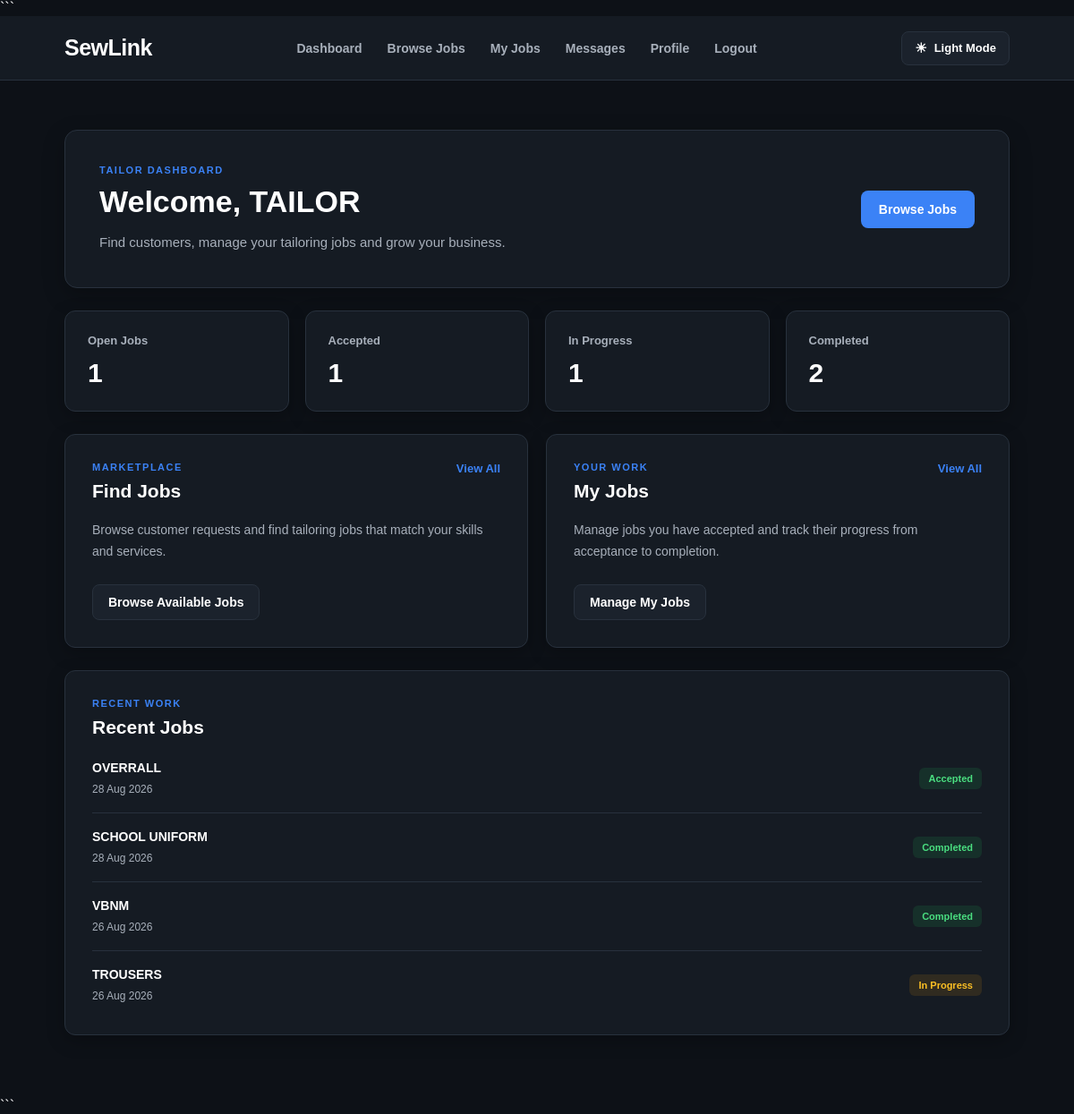
Before: /tailor/dashboard/ (signed in) with the older database file.
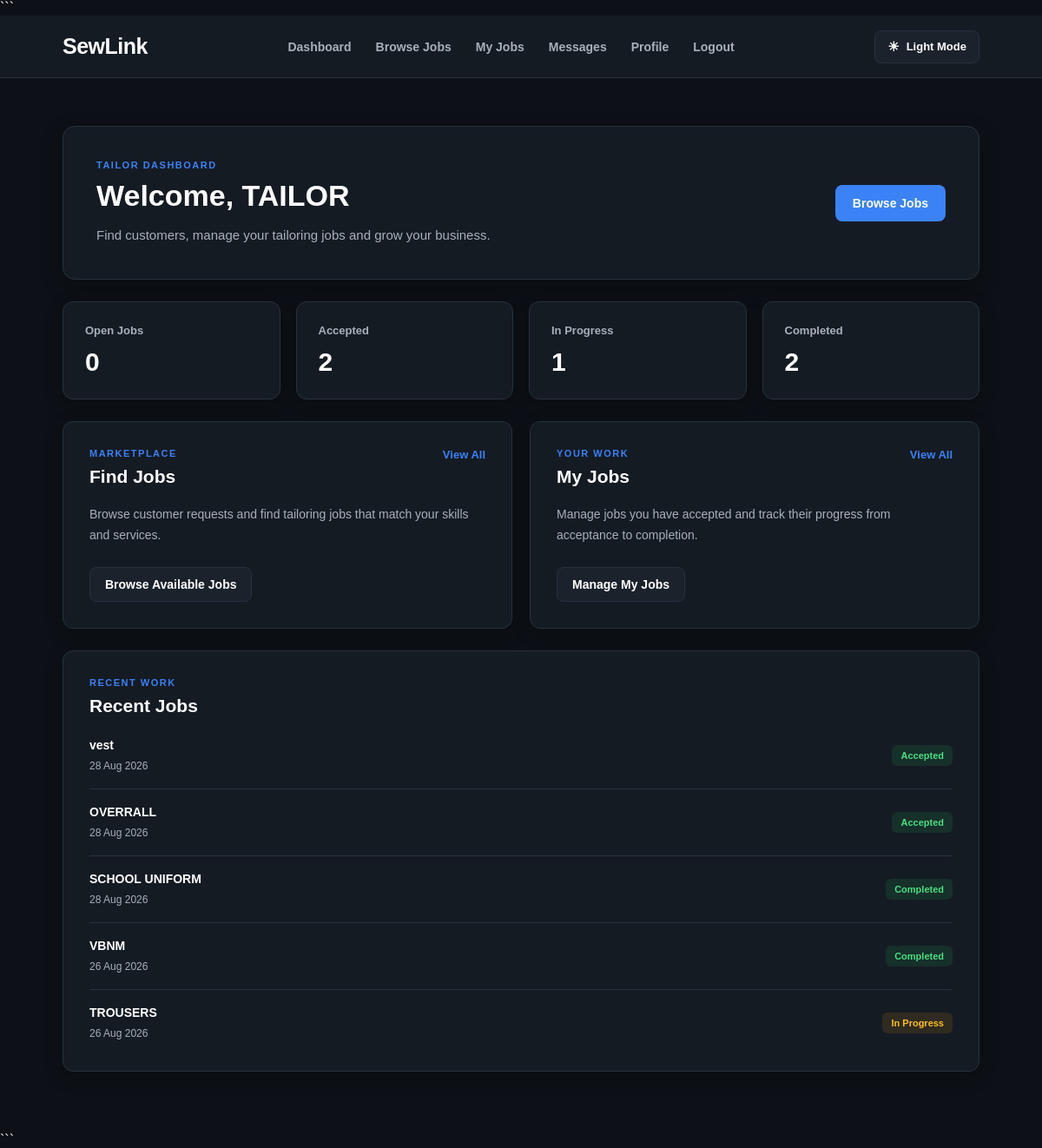
After: the same page with the newer database file.
### JobApp/models.py (models this page shows, shortened)
class Job(models.Model):
    CATEGORY_CHOICES = [
        ('tailoring', 'Tailoring'),
        ('alteration', 'Clothing Alteration'),
        ('repair', 'Clothing Repair'),
        ('embroidery', 'Embroidery'),
        ('design', 'Clothing Design'),
        ('other', 'Other'),
    ]
    STATUS_CHOICES = [
        ('open', 'Open'),
        ('pending', 'Pending'),
        ('accepted', 'Accepted'),
        ('rejected', 'Rejected'),
        ('in_progress', 'In Progress'),
        ('completed', 'Completed'),
        ('cancelled', 'Cancelled'),
    ]
    customer = models.ForeignKey(
        CustomerProfile,
        on_delete=models.CASCADE,
        related_name='jobs'
    )
    tailor = models.ForeignKey(
        TailorProfile,
        on_delete=models.SET_NULL,
        null=True,
        blank=True,
        related_name='jobs'
    )
    service = models.ForeignKey(
        Service,
        on_delete=models.SET_NULL,
        null=True,
        blank=True,
        related_name='jobs'
    )
    title = models.CharField(max_length=200)
    description = models.TextField()
    category = models.CharField(
        max_length=30,
        choices=CATEGORY_CHOICES,
        default='tailoring'
    )
    budget = models.DecimalField(
        max_digits=10,
        decimal_places=2,
        null=True,
        blank=True
    )
    agreed_price = models.DecimalField(
        max_digits=10,
        decimal_places=2,
        null=True,
        blank=True
    )
    deadline = models.DateField(
        null=True,
        blank=True
    )
    requested_date = models.DateField(
        null=True,
        blank=True
    )
    location = models.CharField(
        max_length=150
    )
    reference_image = models.ImageField(
        upload_to='job_references/',
        blank=True,
        null=True
    )
    status = models.CharField(
        max_length=20,
        choices=STATUS_CHOICES,
        default='open'
    )
    created_at = models.DateTimeField(
        auto_now_add=True
    )
    updated_at = models.DateTimeField(
        auto_now=True
    )

### TailorApp/views.py (the view)
# urls.py: path('dashboard/', views.dashboard, name='dashboard'),
@login_required
def dashboard(request):
    tailor = get_object_or_404(TailorProfile, user=request.user)
    my_jobs = Job.objects.filter(tailor=tailor)
    open_jobs = Job.objects.filter(status='open').count()
    accepted_jobs = my_jobs.filter(status='accepted').count()
    in_progress_jobs = my_jobs.filter(status='in_progress').count()
    completed_jobs = my_jobs.filter(status='completed').count()
    recent_jobs = my_jobs.order_by('-created_at')[:5]
    return render(request, 'TailorApp/tailor_dashboard.html', {
        'tailor': tailor,
        'open_jobs': open_jobs,
        'accepted_jobs': accepted_jobs,
        'in_progress_jobs': in_progress_jobs,
        'completed_jobs': completed_jobs,
        'recent_jobs': recent_jobs,
    })

### TailorApp/templates/TailorApp/tailor_dashboard.html (shortened to what this page needs)
{% load static %}
<!DOCTYPE html>
<html lang="en">
<head>
    <link rel="stylesheet" href="{% static 'css/tailor_dashboard.css' %}">
</head>
<body>
```
<header class="navbar">
    <div class="logo">SewLink</div>
    <nav>
        <a href="{% url 'TailorApp:dashboard' %}">Dashboard</a>
        <a href="{% url 'JobApp:tailor_job_list' %}">Browse Jobs</a>
        <a href="{% url 'JobApp:tailor_my_jobs' %}">My Jobs</a>
        <a href="#">Messages</a>
        <a href="#">Profile</a>
        <a href="{% url 'AuthenticationApp:logout' %}">Logout</a>
    </nav>
    <button type="button" class="theme-toggle" id="themeToggle">
        <span id="themeIcon">☀</span>
        <span id="themeText">Light Mode</span>
    </button>
</header>
<main class="dashboard">
    <section class="welcome">
        <div>
            <p class="eyebrow">TAILOR DASHBOARD</p>
            <h1>Welcome, {{ request.user.username }}</h1>
            <p>
                Find customers, manage your tailoring jobs and grow your business.
            </p>
        </div>
        <a href="{% url 'JobApp:tailor_job_list' %}" class="primary-button">
            Browse Jobs
        </a>
    </section>
    <section class="stats">
        <div class="stat-card">
            <span>Open Jobs</span>
            <strong>{{ open_jobs }}</strong>
        </div>
        <div class="stat-card">
            <span>Accepted</span>
            <strong>{{ accepted_jobs }}</strong>
        </div>
        <div class="stat-card">
            <span>In Progress</span>
            <strong>{{ in_progress_jobs }}</strong>
        </div>
        <div class="stat-card">
            <span>Completed</span>
            <strong>{{ completed_jobs }}</strong>
        </div>
    </section>
    <section class="content-grid">
        <div class="card">
            <div class="card-header">
                <div>
                    <p class="eyebrow">MARKETPLACE</p>
                    <h2>Find Jobs</h2>
                </div>
                <a href="{% url 'JobApp:tailor_job_list' %}">
                    View All
                </a>
            </div>
            <p>
                Browse customer requests and find tailoring jobs that match
                your skills and services.
            </p>
            <a href="{% url 'JobApp:tailor_job_list' %}" class="secondary-button">
                Browse Available Jobs
            </a>
        </div>
        <div class="card">
            <div class="card-header">
                <div>
                    <p class="eyebrow">YOUR WORK</p>
                    <h2>My Jobs</h2>
                </div>
                <a href="{% url 'JobApp:tailor_my_jobs' %}">
                    View All
                </a>
            </div>
            <p>
                Manage jobs you have accepted and track their progress
                from acceptance to completion.
            </p>
            <a href="{% url 'JobApp:tailor_my_jobs' %}" class="secondary-button">
                Manage My Jobs
            </a>
        </div>
    </section>
    <section class="card activity">
        <div class="card-header">
            <div>
                <p class="eyebrow">RECENT WORK</p>
                <h2>Recent Jobs</h2>
            </div>
        </div>
        {% if recent_jobs %}
            <div class="jobs">
                {% for job in recent_jobs %}
                    <div class="job">
                        <div>
                            <strong>{{ job.title }}</strong>
                            <small>{{ job.created_at|date:"d M Y" }}</small>
                        </div>
                        <span class="status status-{{ job.status }}">
                            {{ job.get_status_display }}
                        </span>
                    </div>
                {% endfor %}
            </div>
        {% else %}
            <div class="empty-state">
                <h3>No jobs yet</h3>
                <p>Jobs you accept will appear here.</p>
            </div>
        {% endif %}
    </section>
</main>
```
</body>
</html>

Changed rows visible on the page:
now on this page (row edited): Job: title "vest", created_at "28 Aug 2026", status "Accepted"
Other visible differences:
{{ open_jobs }}: "1" → "0"
{{ accepted_jobs }}: "1" → "2"
